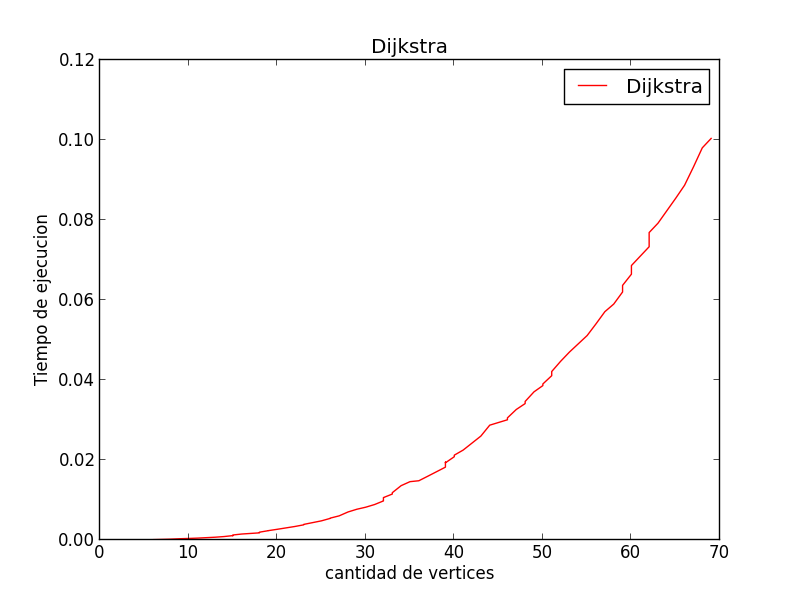

The script that saved this image:
#! encoding: utf-8
#!/usr/bin/env python 2.7
from numpy import * #es para random
import time
import pylab as pl #grafica
# complejidad de Dijkstra: 

inf = 1000000 # infinity

'''
def creaGrafo():
        print '\tDijkstra\n\n Creacion del grafo:\n\n'
        
        

        a = raw_input('Introduce peso de la arista--> ')
        d = raw_input('La arista tiene direccion? (s/N) N por defecto--> ')
        v1= raw_input('Introduce vertice 1--> ')
        v2= raw_input('Introduce vertice 2--> ')
        v2= raw_input('Finalizar--> ')
'''        
        

class Vertex():
        def __init__(self, v):
                self.vertex = v                  
        
class Edge(): # direction: True or False
        def __init__(self, a, d, v1, v2):
                self.weight = a
                self.d = d
                self.v1 = Vertex(v1)
                self.v2 = Vertex(v2)                        
                      
class Graph:
        def __init__(self, E):
                self.V, self.E = [], E
                for e in E:
                        self.V.append(e.v1.vertex)
                        self.V.append(e.v2.vertex) 
                self.V = list(set(self.V))
                '''
                for i in range(len(self.V)): 
                        aux = []
                        aux.append(self.V[i])
                        for e in E:
                                if (self.V[i]==e.v1.vertex):
                                        aux.append(e.v2.vertex)
                                if e.d and (self.V[i]==e.v2.vertex):
                                        aux.append(e.v1.vertex)
                        #aux = list(set(aux))
                        self.V[i] = aux
                                         '''            

class Node():
        def __init__(self, v, dv):
                self.vertex, self.dv, self.Pv = v, dv, None
                
def Decrease(Q, v, dv):
        for i in Q:
                if i.vertex==v:
                        i.dv = dv              
        return sorted(Q, key=lambda llave: llave.dv)    
            
def w(uE, u, E):# edge weight
        for i in E:
                if not i.d and ((i.v1.vertex==uE and i.v2.vertex==u) or (i.v1.vertex==u and i.v2.vertex==uE)):
                        return i.weight
                elif i.d and (i.v1.vertex==uE and i.v2.vertex==u):
                        return i.weight
        return inf                       
        
def Dijkstra(G, s):
        Q = []
        for v in G.V:
                dv = inf              
                Q.append(Node(v[0], dv))
        ds = 0
        Q = Decrease(Q, s, ds)
        Vt = [] 
        for i in range(len(G.V)):
                uE, Q = Q[0], Q[1:]
                Vt.append(uE) # tree vertices
                for u in Q: # u adyacente a uE
                        dw = uE.dv + w(uE.vertex, u.vertex, G.E)
                        if dw < u.dv:
                                u.dv, u.Pv = dw, uE
                                Q = Decrease(Q, u.vertex, u.dv)
        return Vt   
        
def imprime(tree, vertex):
        if vertex.Pv==None:
                print vertex.vertex,
                return
        else:
                imprime(tree, vertex.Pv)
                print '-',vertex.vertex,                    
'''
E = [] # figure 9.11
        # Grafo no dirijido
edge = Edge(3, False, 'a', 'b') # cost, direction, vertex1, vertex2
E.append(edge)
edge = Edge(7, False, 'a', 'd')
E.append(edge)
edge = Edge(4, False, 'b', 'c')
E.append(edge)
edge = Edge(2, False, 'b', 'd')
E.append(edge)                 
edge = Edge(5, False, 'd', 'c')
E.append(edge)
edge = Edge(6, False, 'c', 'e')
E.append(edge)
edge = Edge(4, False, 'd', 'e')
E.append(edge)
'''

'''
E = [] # exercise 2.a
        # Grafo dirijido
edge = Edge(3, True, 'b', 'a') # cost, direction, vertex1, vertex2
E.append(edge)
edge = Edge(7, True, 'a', 'd')
E.append(edge)
edge = Edge(4, True, 'b', 'c')
E.append(edge)
edge = Edge(2, True, 'd', 'b')
E.append(edge)                 
edge = Edge(5, True, 'd', 'c')
E.append(edge)
edge = Edge(6, True, 'c', 'e')
E.append(edge)
edge = Edge(4, True, 'e', 'd')
E.append(edge)
'''

'''
E = [] # examen redes
        # Grafo no dirijido
edge = Edge(1, False, '1', '2') # cost, direction, vertex1, vertex2
E.append(edge)
edge = Edge(2, False, '1', '3')
E.append(edge)
edge = Edge(4, False, '1', '4')
E.append(edge)
edge = Edge(1, False, '3', '4')
E.append(edge)                 
edge = Edge(1, False, '4', '5')
E.append(edge)
edge = Edge(4, False, '2', '5')
E.append(edge)
edge = Edge(4, False, '2', '6')
E.append(edge)
edge = Edge(1, False, '5', '6')
E.append(edge)
        
Grafo = Graph(E)

print '\nvertex set V:\n\t',
for v in Grafo.V:
        print v,
        
print '\n\nedge set E (vertex1, weight, vertex2):'      
for e in Grafo.E:
        if e.d:
                print '\t|',e.v1.vertex,'|--', e.weight,'->|', e.v2.vertex,'|'
        else:
                print '\t|',e.v1.vertex,'|--', e.weight,'--|', e.v2.vertex,'|'
        print '\t-----\t    -----'
print

tree = Dijkstra(Grafo, '6') # Graph, source vertex
for v in tree:
        imprime(tree, v)
        if v.dv != inf:
                print '\tlength:',v.dv
        else:
                print '\tlength: infinity'        

print '______________________________________\n\n'  

'''      
X,Y,E =[],[],[] # Grafica
for i in range(2, 100):        
        c1 = chr(random.randint(1,i))
        c2 = chr(random.randint(1,i))
        if c1!=c2:   
                r = random.randint(1,20)  
        else:
                r = 0           
        edge = Edge(r, False, c1, c2)
        E.append(edge) 
          
        Grafo = Graph(E)
        X.append(len(Grafo.V)) # Dominio
        
        t = time.time()
        tree = Dijkstra(Grafo, Grafo.V[random.randint(0,len(Grafo.V))])
        Y.append(time.time() - t) # Rango
        
        c1 = Grafo.V[random.randint(0,len(Grafo.V))]
        c2 = Grafo.V[random.randint(0,len(Grafo.V))]
        if c1!=c2:   
                r = random.randint(1,20)  
        else:
                r = 0           
        edge = Edge(r, False, c1, c2)
        E.append(edge)         

for v in tree:
        imprime(tree, v)
        print '\tlength:',v.dv         
        
pl.xlabel('cantidad de vertices')
pl.ylabel('Tiempo de ejecucion') 
pl.title('Dijkstra')
pl.plot(X,Y,'r') # n(Dominio) contra tiempo(Rango)
pl.legend(( 'Dijkstra', ) ) 
pl.savefig("Dijkstra.png")  # produce a .png file  
pl.show()  

